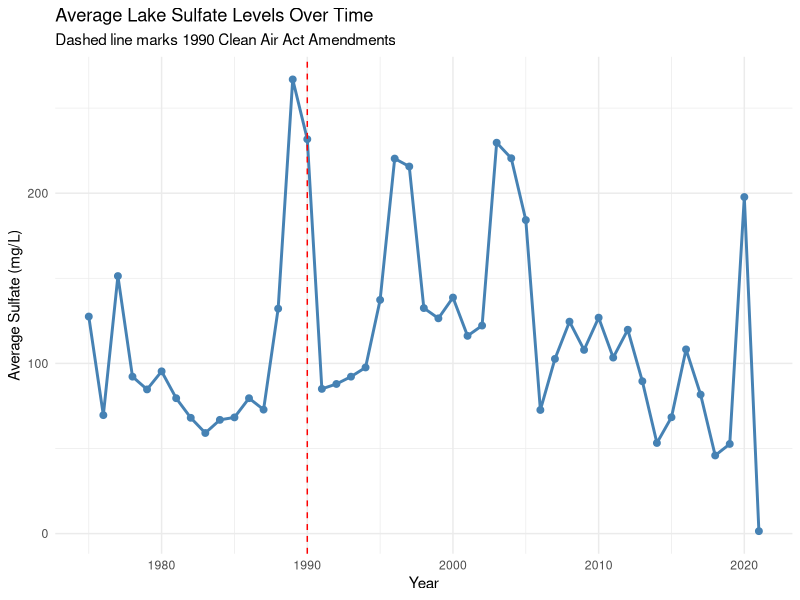

Here is the R script that generated this plot:
# load in libraries
install.packages("data.table")
library(data.table)

library(dplyr)
library(lubridate)
library(ggplot2)

## download data 

library(readxl)
sulfate_topten <- read_excel("sulfate_topten.xlsx")
View(sulfate_topten)

# filter out under 2m lakes 

lakes_greater_2m <- sulfate_topten%>%
  filter(lake_maxdepth_m >= 2)
View(lakes_greater_2m)

#group by yearly average

str(lakes_greater_2m)

lakes_greater_2m$year_only<- as.numeric(substr(lakes_greater_2m$sample_date, 1, 4))

head(lakes_greater_2m$year_only, 10)

yearly_avg<- lakes_greater_2m%>%
  group_by(year_only)%>%
  summarize(so4_mgl= mean(so4_mgl, na.rm = TRUE))
View(yearly_avg)


# plot yearly avg

ggplot(yearly_avg, aes(x=year_only, y= so4_mgl)) +
  geom_line(color = "steelblue", linewidth = 1) +
  geom_point(color = "steelblue", size = 2) +
  geom_vline(xintercept = 1990, linetype = "dashed", color = "red") +
  labs(
    title = "Average Lake Sulfate Levels Over Time",
    subtitle = "Dashed line marks 1990 Clean Air Act Amendments",
    x = "Year",
    y = "Average Sulfate (mg/L)"
  ) +
  theme_minimal()
